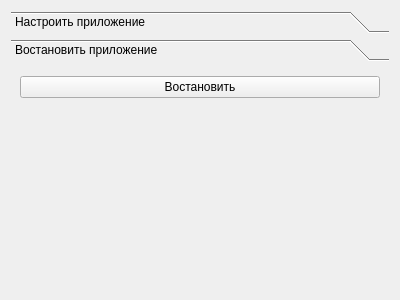
<?xml version="1.0" encoding="UTF-8"?>
<ui version="4.0">
 <class>Form</class>
 <widget class="QWidget" name="Form">
  <property name="geometry">
   <rect>
    <x>0</x>
    <y>0</y>
    <width>400</width>
    <height>300</height>
   </rect>
  </property>
  <property name="windowTitle">
   <string>Настройки</string>
  </property>
  <layout class="QVBoxLayout" name="verticalLayout">
   <item>
    <widget class="QToolBox" name="toolBox">
     <property name="maximumSize">
      <size>
       <width>16777211</width>
       <height>16777215</height>
      </size>
     </property>
     <property name="currentIndex">
      <number>1</number>
     </property>
     <widget class="QWidget" name="page">
      <property name="geometry">
       <rect>
        <x>0</x>
        <y>0</y>
        <width>382</width>
        <height>228</height>
       </rect>
      </property>
      <attribute name="label">
       <string>Настроить приложение</string>
      </attribute>
      <widget class="QRadioButton" name="radioButton_3">
       <property name="geometry">
        <rect>
         <x>0</x>
         <y>20</y>
         <width>101</width>
         <height>17</height>
        </rect>
       </property>
       <property name="text">
        <string>Светлая тема</string>
       </property>
      </widget>
      <widget class="QPushButton" name="pushButton_4">
       <property name="geometry">
        <rect>
         <x>0</x>
         <y>40</y>
         <width>75</width>
         <height>23</height>
        </rect>
       </property>
       <property name="text">
        <string>Применить</string>
       </property>
      </widget>
      <widget class="QRadioButton" name="radioButton_2">
       <property name="geometry">
        <rect>
         <x>0</x>
         <y>0</y>
         <width>101</width>
         <height>17</height>
        </rect>
       </property>
       <property name="text">
        <string>Темная тема</string>
       </property>
      </widget>
     </widget>
     <widget class="QWidget" name="page_2">
      <property name="geometry">
       <rect>
        <x>0</x>
        <y>0</y>
        <width>382</width>
        <height>228</height>
       </rect>
      </property>
      <attribute name="label">
       <string>Востановить приложение</string>
      </attribute>
      <layout class="QVBoxLayout" name="verticalLayout_3">
       <item>
        <layout class="QVBoxLayout" name="verticalLayout_2">
         <item>
          <widget class="QPushButton" name="vostBtn">
           <property name="maximumSize">
            <size>
             <width>16777215</width>
             <height>23</height>
            </size>
           </property>
           <property name="text">
            <string>Востановить</string>
           </property>
          </widget>
         </item>
         <item>
          <spacer name="verticalSpacer">
           <property name="orientation">
            <enum>Qt::Vertical</enum>
           </property>
           <property name="sizeHint" stdset="0">
            <size>
             <width>20</width>
             <height>40</height>
            </size>
           </property>
          </spacer>
         </item>
        </layout>
       </item>
      </layout>
     </widget>
    </widget>
   </item>
  </layout>
 </widget>
 <resources/>
 <connections/>
</ui>
